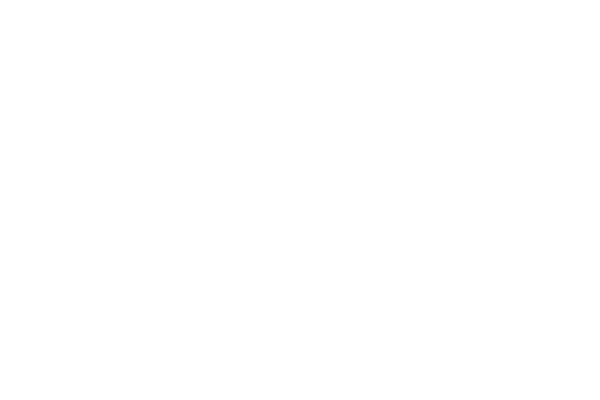
Frame 1 (no input)
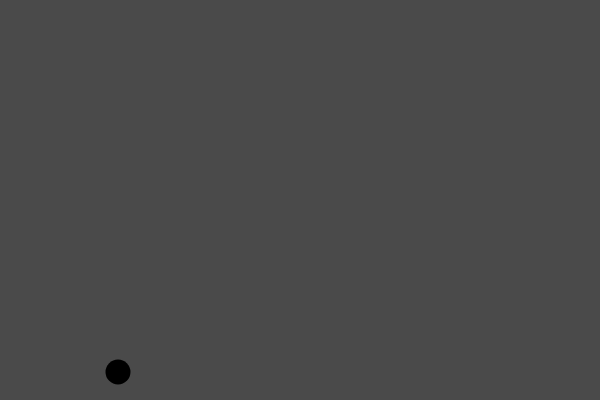
Frame 60 (no input)
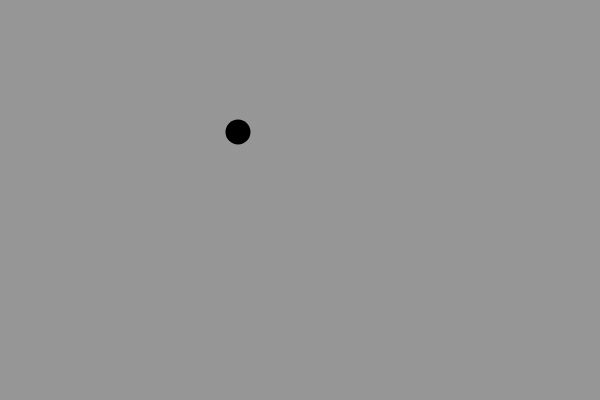
Frame 120 (the mouse pressed at the canvas centre since frame 60)

The p5.js sketch that drew these frames (run headless with seeded random() and noise() and a simulated clock; from frame 60 on, the mouse is pressed at the canvas centre):

// p5.js sketch
// ── sketch.js
let xspeed = 2;
let xpos = 0;
let yspeed = 4;
let ypos = 200;
let bgColor = (255, 255, 255); // ??

function setup() {
  createCanvas(600, 400);
  create_slider_1();
  create_slider_2();
  create_slider_3();
  
  bgColor = color(255, 255, 255)
}

function draw() {
  background(bgColor);
  let col1 = slider_1.value();
  let col2 = slider_2.value();
  let col3 = slider_3.value();

  noStroke();
  ellipse(xpos, ypos, 25, 25);
  fill(col1, col2, col3);

  bgColor = map(xpos, 0, 400, 0, 255)

  if ((xpos > width) || (xpos < 0)) {
    xspeed = xspeed * -1;
  }
  if ((ypos > height) || (ypos < 0)) {
    yspeed = yspeed * -1;
  }

  xpos += xspeed;
  ypos += yspeed;
}


function mousePressed() {
  ballColor = (0, random(0, 255), 0); // ??
}

let slider_1;

function create_slider_1() {
  createSpan('slider_1').style('font-size', '20px');
  // createSlider(min, max, [value], [step])
  slider_1 = createSlider(0, 255, 0);
  // slider.position(10, 10);
  slider_1.style('width', '100px');
}
let slider_2;

function create_slider_2() {
  createSpan(' slider_2').style('font-size', '20px');
  // createSlider(min, max, [value], [step])
  slider_2 = createSlider(0, 255, 0);
  // slider.position(10, 10);
  slider_2.style('width', '100px');
}
let slider_3;

function create_slider_3() {
  createSpan(' slider_3').style('font-size', '20px');
  // createSlider(min, max, [value], [step])
  slider_3 = createSlider(0, 255, 0);
  // slider.position(10, 10);
  slider_3.style('width', '100px');
}
